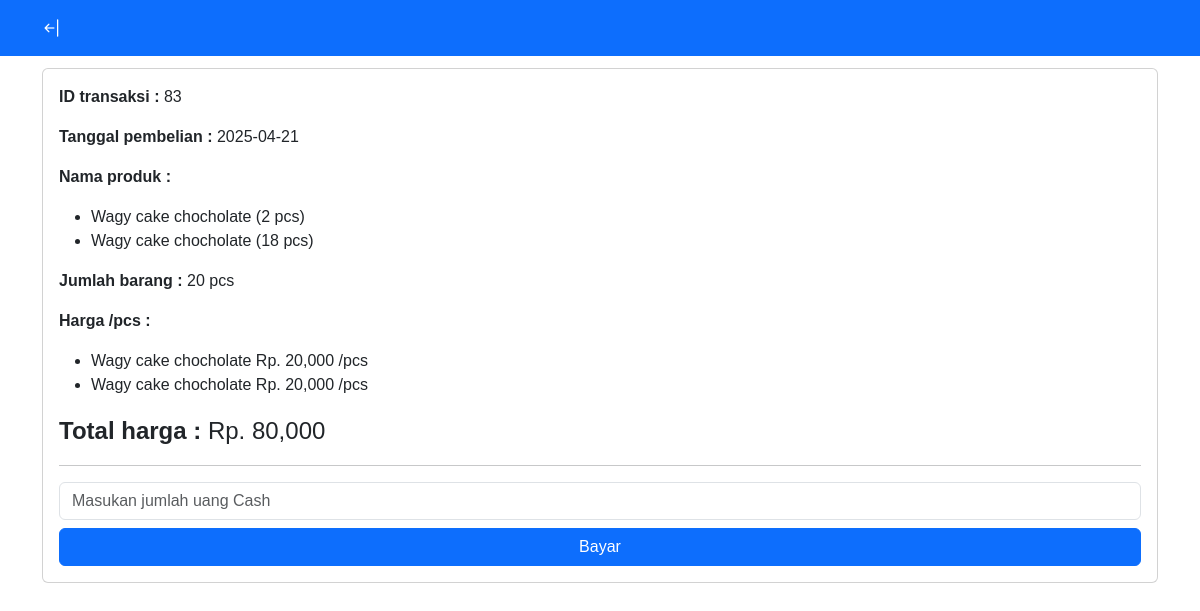
The app's page /transaksi/bayar.php?id_transaksi=83 with its own data.
### tables this page shows
CREATE TABLE `transaksi` (
  `id_transaksi` int(11) NOT NULL,
  `id_produk` int(11) NOT NULL,
  `nama_produk` varchar(255) NOT NULL,
  `hargaPCS` int(100) NOT NULL,
  `jumlah` int(11) NOT NULL,
  `total` int(100) NOT NULL,
  `total_kes` int(11) NOT NULL,
  `tanggal` date NOT NULL,
  `bayar` int(100) NOT NULL,
  `kembalian` int(100) NOT NULL
);

CREATE TABLE `barang` (
  `id_barang` int(11) NOT NULL,
  `id_transaksi` int(11) NOT NULL,
  `id_produk` int(11) NOT NULL,
  `nama_produk` varchar(255) NOT NULL,
  `jumlah` int(11) NOT NULL,
  `hargaPCS` int(11) NOT NULL,
  `total` int(11) NOT NULL,
  `tanggal` date NOT NULL
);

### transaksi/bayar.php (the view, shortened to what this page needs)
<?php
include "../koneksi.php";
include "header.php";
if(isset($_GET['id_transaksi'])) {
    $id_transaksi = $_GET['id_transaksi'];
    $query = mysqli_query($conn, "SELECT * FROM transaksi WHERE id_transaksi='$id_transaksi'");
    $data = mysqli_fetch_array($query);
}
?>
<div class="container mt-5">
<div class="row justify-content-center">
    <div class="col-md-12">
                    <div class="card">
                        <div class="card-body">
                    <p><b>ID transaksi : </b><?php echo $data['id_transaksi'] ?></p>
                    <p><b>Tanggal pembelian : </b><?php echo $data['tanggal'] ?></p>
                    <p><b>Nama produk : </b>
                        <ul>
                            <li><?php echo $data['nama_produk'] ?> (<?php echo $data['jumlah'] ?> pcs)</li>
                            <?php
                            $query2 = mysqli_query($conn, "SELECT * FROM barang WHERE id_transaksi='$data[id_transaksi]'");
                            while($data2 = mysqli_fetch_array($query2)) {
                            ?>
                            <li><?php echo $data2['nama_produk'] ?> (<?php echo $data2['jumlah'] ?> pcs)</li>
                            <?php } ?>
                        </ul>
                    </p>
                    <p><b>Jumlah barang : </b>
                        <?php
                        $jum_1 = mysqli_query($conn, "SELECT SUM(jumlah) AS jumlah1 FROM transaksi WHERE id_transaksi='$data[id_transaksi]'");
                        $jum_1 = mysqli_fetch_array($jum_1);
                        $jum_2 = mysqli_query($conn, "SELECT SUM(jumlah) AS jumlah2 FROM barang WHERE id_transaksi='$data[id_transaksi]'");
                        $jum_2 = mysqli_fetch_array($jum_2);
                        $total_jumlah = $jum_1['jumlah1'] + $jum_2['jumlah2'];
                        ?> <?php echo $total_jumlah . " pcs"?>
                    </p>
                    <p><b>Harga /pcs : </b>
                    <ul>
                            <li><?php echo $data['nama_produk'] ?> Rp. <?php echo number_format($data['hargaPCS']) ?> /pcs</li>
                            <?php
                            $query2 = mysqli_query($conn, "SELECT * FROM barang WHERE id_transaksi='$data[id_transaksi]'");
                            while($data2 = mysqli_fetch_array($query2)) {
                            ?>
                            <li><?php echo $data2['nama_produk'] ?> Rp. <?php echo number_format($data2['hargaPCS']) ?> /pcs</li>
                            <?php } ?>
                        </ul>
                    </p>
                    <p class="fs-4"><b>Total harga : </b>
                    <?php
                        $total_harga1 = mysqli_query($conn, "SELECT SUM(total) AS total_harga1 FROM transaksi WHERE id_transaksi='$data[id_transaksi]'");
                        $final1 = mysqli_fetch_array($total_harga1);
                        $total_harga2 = mysqli_query($conn, "SELECT SUM(total) AS total_harga2 FROM barang WHERE id_transaksi='$data[id_transaksi]'");
                        $final2 = mysqli_fetch_array($total_harga2);
                        $total_harga_kes = $final1['total_harga1'] + $final2['total_harga2'];
                        ?> Rp. <?php echo number_format($total_harga_kes) ?>
                    </p>
                    <hr>
                        <form action="" method="POST">
                            <input type="text" name="bayar" class="form-control" placeholder="Masukan jumlah uang Cash" required autofocus autocomplete="off">
                            <div class="d-grid gap-2 mt-2">
                            <input type="submit" name="submit" class="btn btn-primary" value="Bayar">
                            </div>
                        </form>
                    </div>
                    </div>
                    </div>
                    </div>
</div>

### assets/style/style_n.css (style rules this page uses)
body { font-family: "Patrick Hand", cursive; }
.card { cursor: pointer; }

### transaksi/header.php (style rules this page uses)
body { padding: 20px; font-family: arial; }

### records on screen
transaksi: id_transaksi "83", tanggal "2025-04-21", nama_produk "Wagy cake chocholate", jumlah "2", hargaPCS "20,000"
barang: nama_produk "Wagy cake chocholate", jumlah "18", hargaPCS "20,000"

### other values on screen
$total_jumlah "20"
$total_harga_kes "80,000"
